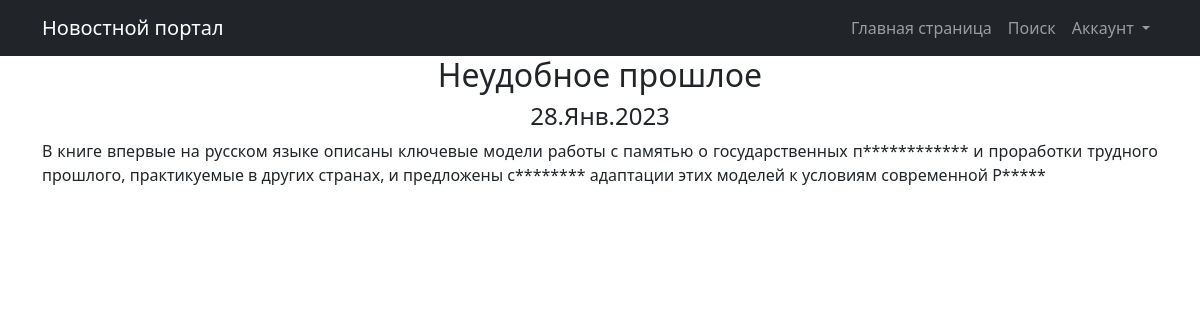
The page /posts/2 on the database its author committed.
### NewsApp/models.py (models this page shows, shortened)
class Post(models.Model):
    author = models.ForeignKey(Author, on_delete=models.CASCADE, verbose_name='Автор')
    NEWS = 'NW'
    ARTICLE = 'AR'
    CATEGORY_CHOICES = (
        (NEWS, 'Новость'),
        (ARTICLE, 'Статья')
    )
    category_type = models.CharField(max_length=2, choices=CATEGORY_CHOICES, default=ARTICLE,
                                     verbose_name='Тип поста')
    dateCreation = models.DateTimeField(auto_now_add=True, verbose_name='Дата создания')
    postCategory = models.ManyToManyField(Category, through='PostCategory', verbose_name='Рубрика поста')
    title = models.CharField(max_length=128, verbose_name='Заголовок поста')
    text = models.TextField(verbose_name='Текст')
    rating = models.SmallIntegerField(default=0, verbose_name='Рейтинг')
    class Meta:
        verbose_name = 'Пост'
        verbose_name_plural = 'Посты'

### NewsApp/views.py (the view)
# urls.py: path('<int:pk>', PostDetail.as_view(), name='post_detail'),
class PostDetail(DetailView):
    model = Post
    template_name = 'post.html'
    context_object_name = 'post'

### NewsApp/templatetags/custom_filters.py (called while the page is built)
@register.filter()
def censor(value):
    banned_words = ['преступлениях', 'России', 'стратегии']
    if not isinstance (value, str):
        raise TypeError(f"Недопустимое значение '{type(value)}' Нужно ввести строковое значение")
    words = value.replace(',', '').split()
    for word in words:
        if word in banned_words:
            value = value.replace(word, f"{word[0]}{'*' * (len(word) - 1)}")
    return value

### templates/post.html (shortened to what this page needs)
{% extends 'flatpages/default.html' %}
{% load custom_filters %}
{% block content %}
<h2>{{ post.title }}</h2>
<h4>{{ post.dateCreation|date:'d.M.Y' }}</h4>
<p style="text-align: justify;"> {{ post.text|censor }} </p>
{% endblock content %}

### rows shown on the page
Post: title "Неудобное прошлое", dateCreation "28.Янв.2023", text|censor "В книге впервые на русском языке описаны ключевые модели работы с памятью о государственных п************ и проработки трудного прошлого, практикуемые в других странах, и предложены с******** адаптации этих моделей к условиям современной Р*****"
